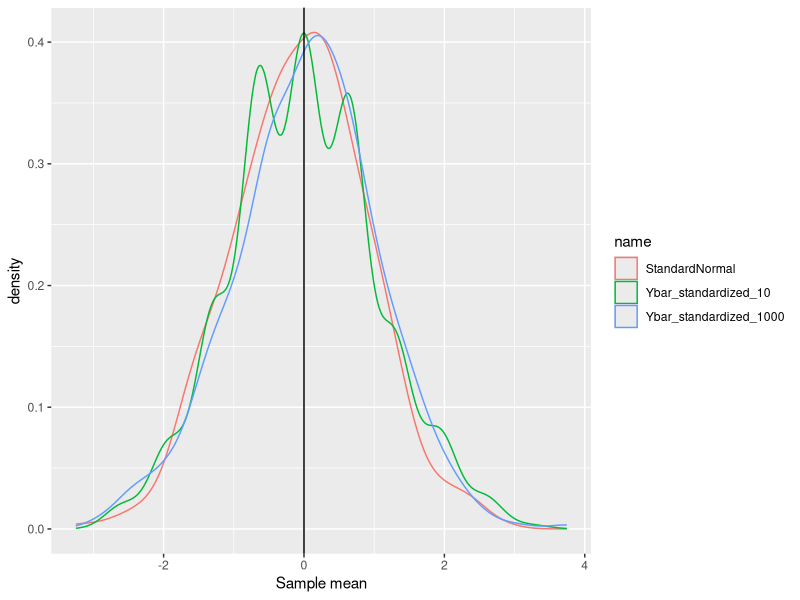

Reproduce this figure in R.
## ---- chunk 1

f_simu_CLT <- function(Nreps, samplesize, distp ){
  
  output = numeric(Nreps)
  for (i in 1:Nreps ){
    
    test <- rbinom(n = samplesize, size = 1, prob = distp)
    
    EY <- distp
    VY <- (1 - distp)*distp
    
    output[i] <- ( mean(test) - EY ) / sqrt( VY / samplesize )
  }
  
  return(output)

}

## ---- chunk 2
# Set the seed for the random number
set.seed(12345)

# Run simulation 
Nreps = 500
result_CLT1 <- f_simu_CLT(Nreps, samplesize = 10 , distp = 0.4 )
result_CLT2 <- f_simu_CLT(Nreps, samplesize = 1000, distp = 0.4 )

# Random draw from standard normal distribution as comparison
result_stdnorm = rnorm(Nreps)

# Create dataframe
result_CLT_data <- data.frame(  Ybar_standardized_10 = result_CLT1, 
                            Ybar_standardized_1000 = result_CLT2,
                            StandardNormal = result_stdnorm )

## ---- chunk 3
# load tidyverse
library("tidyverse")

# Use "melt" to change the format of result_data
data_for_plot <- tidyr::pivot_longer(data = result_CLT_data, cols = everything())

# Use "ggplot2" to create the figure.
fig <- 
  ggplot(data = data_for_plot) +
  xlab("Sample mean") + 
  geom_density(aes(x = value, colour = name ),  ) + 
  geom_vline(xintercept=0 ,colour="black") 
## ---- chunk 4
plot(fig)

